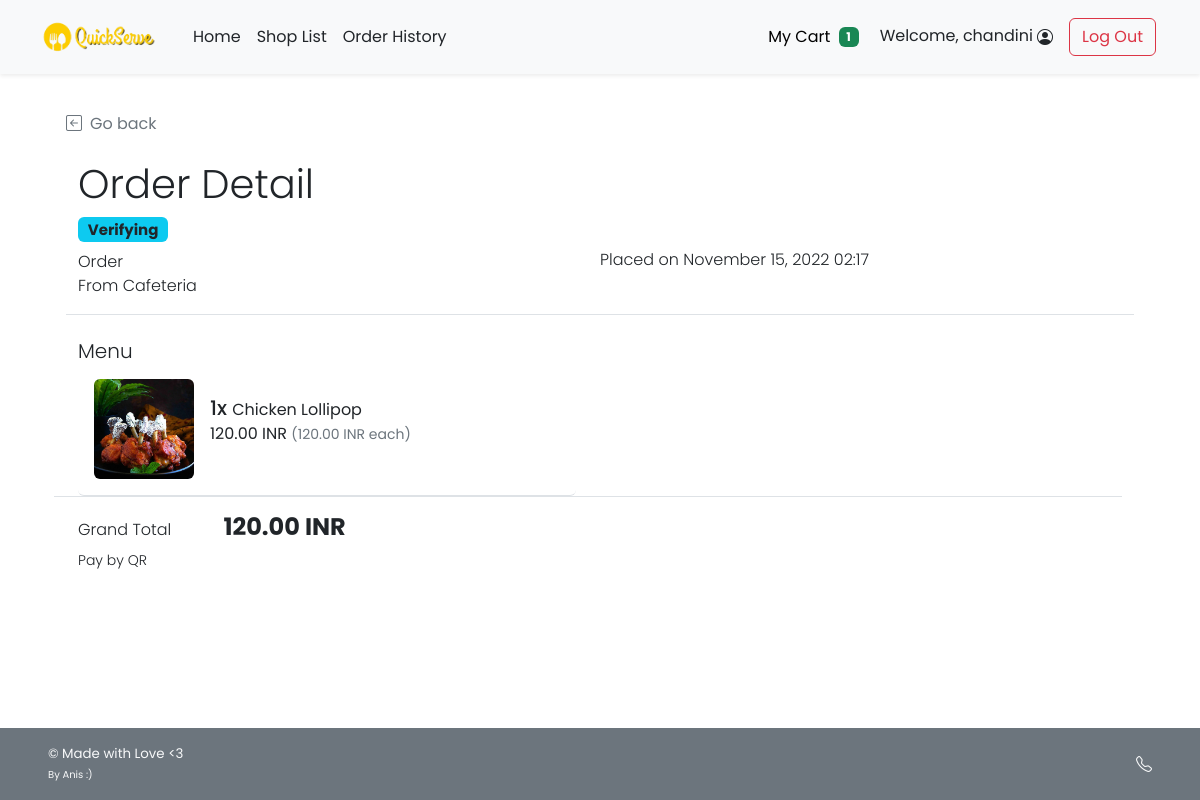
Page /cust_order_detail.php?orh_id=82 (signed in) on the committed database.
### tables this page shows
CREATE TABLE `shop` (
  `s_username` varchar(45) NOT NULL,
  `s_pwd` varchar(45) NOT NULL,
  `s_name` varchar(100) NOT NULL,
  `s_location` varchar(100) NOT NULL,
  `s_email` varchar(100) NOT NULL,
  `s_phoneno` varchar(45) NOT NULL,
  `s_pic` text DEFAULT NULL,
  `s_id` int(11) NOT NULL
);

CREATE TABLE `order_header` (
  `orh_id` int(11) NOT NULL,
  `c_id` int(11) NOT NULL,
  `s_id` int(11) NOT NULL,
  `p_id` int(11) NOT NULL,
  `orh_ordertime` timestamp NOT NULL DEFAULT current_timestamp(),
  `orh_orderstatus` varchar(45) NOT NULL,
  `orh_finishedtime` datetime DEFAULT NULL,
  `t_id` varchar(45) NOT NULL
);

CREATE TABLE `order_detail` (
  `ord_id` int(11) NOT NULL,
  `orh_id` int(11) NOT NULL,
  `f_id` int(11) NOT NULL,
  `ord_amount` int(11) NOT NULL,
  `ord_buyprice` decimal(6,2) NOT NULL,
  `ord_note` text DEFAULT NULL
);

CREATE TABLE `food` (
  `f_id` int(11) NOT NULL,
  `s_id` int(11) NOT NULL,
  `f_name` varchar(100) NOT NULL,
  `f_price` decimal(6,2) NOT NULL,
  `f_pic` text DEFAULT NULL
);

### cust_order_detail.php (the view, shortened to what this page needs)
<!DOCTYPE html>
<html lang="en">
<head>
    <?php
        include("conn_db.php");
        include('head.php');
    ?>
    <link href="css/main.css" rel="stylesheet">
    <link href="css/menu.css" rel="stylesheet">
</head>
<body class="d-flex flex-column h-100">
    <?php include('nav_header.php')?>
    <div class="container px-5 py-4" id="cart-body">
        <div class="row my-4 border-bottom">
            <a class="nav nav-item text-decoration-none text-muted mb-2" href="#" onclick="history.back();">
                <i class="bi bi-arrow-left-square me-2"></i>Go back
            </a>
            <h2 class="pt-3 display-6">Order Detail</h2>
            <?php
                $orh_id = $_GET["orh_id"];
                $orh_query = "SELECT * FROM order_header WHERE orh_id = {$orh_id}";
                $orh_arr = $mysqli -> query($orh_query) -> fetch_array();
            ?>
            <div class="row row-cols-1 row-cols-md-2">
                <div class="col mb-2 mb-md-0">
                    <ul class="list-unstyled fw-light">
                        <li class="list-item mb-2">
                            <?php if($orh_arr["orh_orderstatus"]=="VRFY"){ ?>
                                <h5><span class="fw-bold badge bg-info text-dark">Verifying</span></h5>
                            <?php }else if($orh_arr["orh_orderstatus"]=="ACPT"){ ?>
                                <h5><span class="fw-bold badge bg-secondary text-dark">Accepted</span></h5>
                            <?php }else if($orh_arr["orh_orderstatus"]=="PREP"){ ?>
                                <h5><span class="fw-bold badge bg-warning text-dark">Preparing</span></h5>
                            <?php }else if($orh_arr["orh_orderstatus"]=="RDPK"){ ?>
                                <h5><span class="fw-bold badge bg-primary text-white">Ready to pick up</span></h5>
                            <?php }else if($orh_arr["orh_orderstatus"]=="FNSH"){?>
                                <h5><span class="fw-bold badge bg-success text-white">Completed</span></h5>
                            <?php }else if($orh_arr["orh_orderstatus"]=="CNCL"){?>
                                <h5><span class="fw-bold badge bg-danger text-white">Cancelled</span></h5>
                            <?php } ?>
                        </li>
                        <li class="list-item">Order </li>
                        <li class="list-item">From
                            <?php
                                $shop_query = "SELECT s_name FROM shop WHERE s_id = {$orh_arr['s_id']};";
                                $shop_arr = $mysqli -> query($shop_query) -> fetch_array();
                                echo $shop_arr["s_name"];
                            ?>
                        </li>
                    </ul>
                </div>
                <div class="col">
                    <ul class="list-unstyled fw-light">
                        <?php
                            $od_placedate = (new Datetime($orh_arr["orh_ordertime"])) -> format("F j, Y H:i");
                        ?>
                        <li class="mb-2">&nbsp;</li>
                        <li>Placed on <?php echo $od_placedate;?></li>
                    </ul>
                </div>
            </div>
        </div>
        <div class="row mb-5">
            <div class="col">
                <div class="row row-cols-1">
                    <div class="col">
                        <h5 class="fw-light">Menu</h5>
                    </div>
                    <div class="col row row-cols-1 row-cols-md-2 border-bottom">
                        <?php
                            $ord_query = "SELECT f.f_name,f.f_pic,ord.ord_amount,ord.ord_buyprice,ord_note FROM order_detail ord INNER JOIN food f ON ord.f_id = f.f_id WHERE ord.orh_id = {$orh_id}";
                            $ord_result = $mysqli -> query($ord_query);
                            while($ord_row = $ord_result -> fetch_array()){
                        ?>
                        <div class="col">
                            <ul class="list-group">
                                <li class="list-group-item d-flex border-0 pb-3 border-bottom w-100 justify-content-between align-items-center">
                                    <div class="image-parent">
                                        <img
                                        <?php
                                            if(is_null($ord_row["f_pic"])){echo "src='img/default.png'";}
                                            else{echo "src=\"img/{$ord_row['f_pic']}\"";}
                                        ?>
                                        class="img-fluid rounded"
                                        style="width: 100px; height:100px; object-fit:cover;" alt="<?php echo $ord_row["f_name"]?>">
                                        </div>
                                    <div class="ms-3 me-auto">
                                        <div class="fw-normal"><span class="h5"><?php echo $ord_row["ord_amount"]?>x </span><?php echo $ord_row["f_name"]?>
                                            <p><?php printf("%.2f INR <small class='text-muted'>(%.2f INR each)</small>",$ord_row["ord_buyprice"]*$ord_row["ord_amount"],$ord_row["ord_buyprice"]);?><br />
                                            </p>
                                        </div>
                                </li>
                            </ul>
                        </div>
                        <?php } ?>
                    </div>
                    <div class="col my-3">
                        <ul class="list-inline justify-content-between">
                            <li class="list-inline-item fw-light me-5">Grand Total</li>
                            <li class="list-inline-item fw-bold h4">
                                <?php
                                    $gt_query = "SELECT SUM(ord_amount*ord_buyprice) AS gt FROM order_detail WHERE orh_id = {$orh_id}";
                                    $gt_arr = $mysqli -> query($gt_query) -> fetch_array();
                                    printf("%.2f INR",$gt_arr["gt"]);
                                ?>
                            </li>
                            <li class="list-item fw-light small">Pay by  QR
                            </li>
                        </ul>
                    </div>
                </div>
            </div>
        </div>
    </div>
    <?php include('footer.php')?>
</body>
</html>

### css/main.css (style rules this page uses)
html { height: 100%; }
body { height: 100%; padding-top: 4rem; margin-bottom: -50px; font-family: 'Poppins', 'Noto Sans Thai', sans-serif; }
a { cursor: pointer; }
.bi { vertical-align: -.125em; fill: currentColor; }

### css/menu.css (style rules this page uses)
html, body { height: 100%; }
.image-parent { max-width: 100px; }

### rows in the picture
shop: s_name "Cafeteria"
order_header: orh_ordertime "November 15, 2022 02:17"
order_detail: f.f_pic (picture), ord_amount "1", f.f_name "Chicken Lollipop", $ord_row['ord_buyprice']*$ord_row['ord_amount'] "120.00", ord_buyprice "120.00"

### other values in the picture
$incart_amt "1"
$_SESSION['firstname'] "chandini"
$gt_arr["gt"] "120.00"
